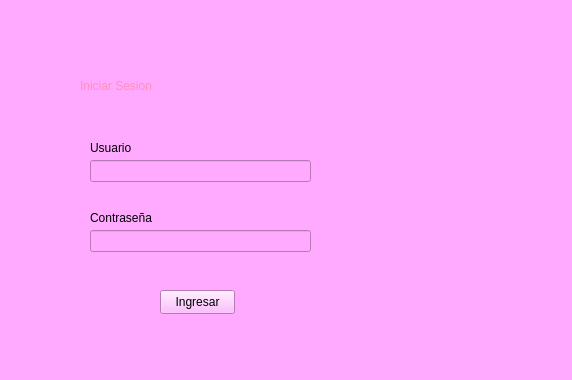
<?xml version="1.0" encoding="UTF-8"?>
<ui version="4.0">
 <class>Form</class>
 <widget class="QWidget" name="Form">
  <property name="geometry">
   <rect>
    <x>0</x>
    <y>0</y>
    <width>572</width>
    <height>380</height>
   </rect>
  </property>
  <property name="windowTitle">
   <string>Form</string>
  </property>
  <property name="styleSheet">
   <string notr="true">background-color: rgb(255, 170, 255);</string>
  </property>
  <widget class="QLabel" name="label">
   <property name="geometry">
    <rect>
     <x>-210</x>
     <y>-100</y>
     <width>781</width>
     <height>451</height>
    </rect>
   </property>
   <property name="styleSheet">
    <string notr="true">QLabel {
	border: none;
    background-image: url(C:/Users/compu/Documents/Qt Projects/Chat/Chat/fondo.jpg);
     background-repeat: no-repeat;
    background-position: center;
    background-size: cover;
}
</string>
   </property>
   <property name="text">
    <string/>
   </property>
  </widget>
  <widget class="QLineEdit" name="lineEdit">
   <property name="geometry">
    <rect>
     <x>90</x>
     <y>160</y>
     <width>221</width>
     <height>22</height>
    </rect>
   </property>
  </widget>
  <widget class="QLineEdit" name="lineEdit_2">
   <property name="geometry">
    <rect>
     <x>90</x>
     <y>230</y>
     <width>221</width>
     <height>22</height>
    </rect>
   </property>
  </widget>
  <widget class="QLabel" name="label_2">
   <property name="geometry">
    <rect>
     <x>90</x>
     <y>140</y>
     <width>51</width>
     <height>16</height>
    </rect>
   </property>
   <property name="styleSheet">
    <string notr="true">font: 10pt &quot;Segoe UI&quot;;</string>
   </property>
   <property name="text">
    <string>Usuario</string>
   </property>
  </widget>
  <widget class="QLabel" name="label_3">
   <property name="geometry">
    <rect>
     <x>90</x>
     <y>210</y>
     <width>71</width>
     <height>16</height>
    </rect>
   </property>
   <property name="styleSheet">
    <string notr="true">font: 10pt &quot;Segoe UI&quot;;</string>
   </property>
   <property name="text">
    <string>Contraseña</string>
   </property>
  </widget>
  <widget class="QLabel" name="label_4">
   <property name="geometry">
    <rect>
     <x>80</x>
     <y>50</y>
     <width>271</width>
     <height>71</height>
    </rect>
   </property>
   <property name="styleSheet">
    <string notr="true">QLabel {
	
	font: 600 32pt &quot;Segoe UI&quot;;
	color: rgb(255, 143, 188);
}</string>
   </property>
   <property name="text">
    <string>Iniciar Sesion</string>
   </property>
  </widget>
  <widget class="QPushButton" name="pushButton">
   <property name="geometry">
    <rect>
     <x>160</x>
     <y>290</y>
     <width>75</width>
     <height>24</height>
    </rect>
   </property>
   <property name="text">
    <string>Ingresar</string>
   </property>
  </widget>
 </widget>
 <resources/>
 <connections/>
</ui>
